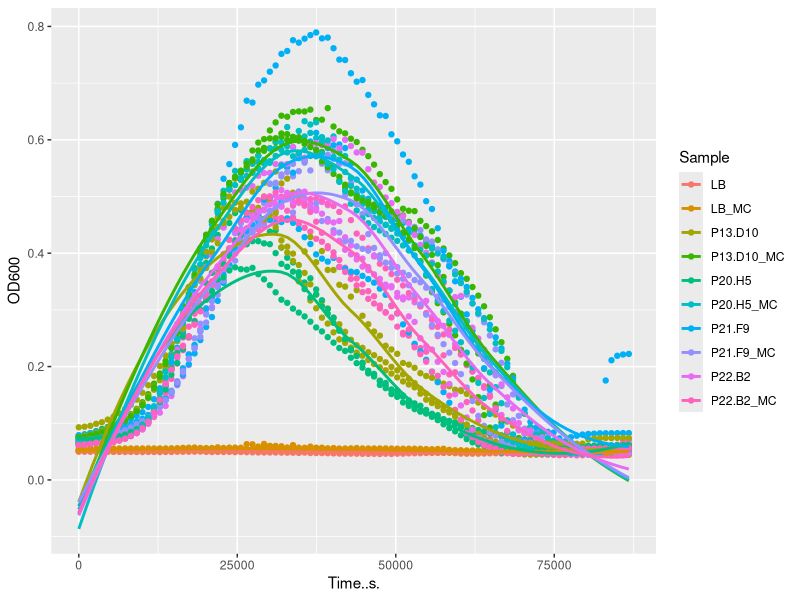
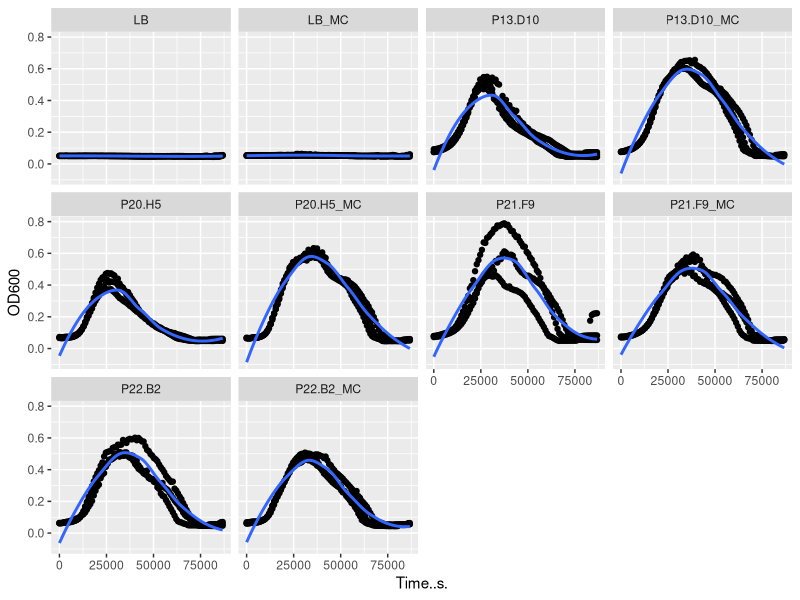
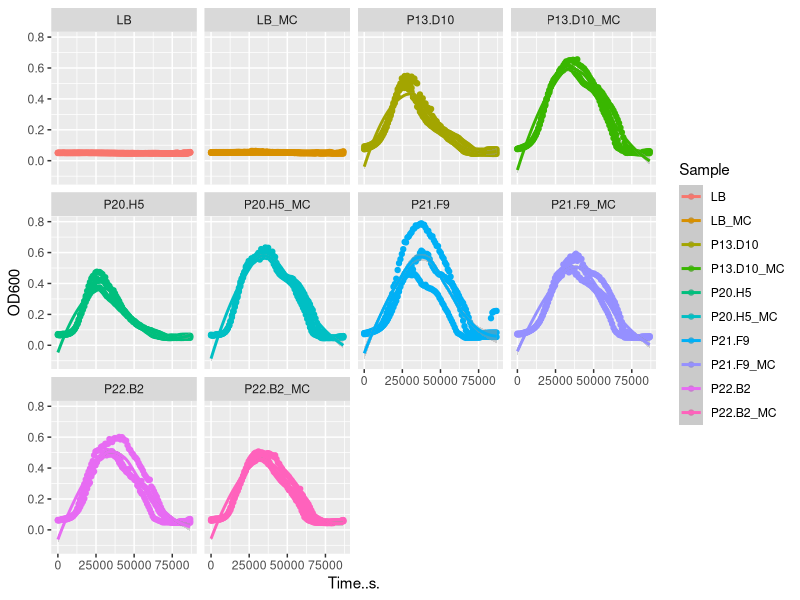

The R script that drew these images, in order:
library(ggplot2)
dat <- read.csv("./mitomycinC_trials2.csv", header = T, sep = ",")

ggplot(dat, aes(x=Time..s., y=OD600,color=Sample)) + geom_point() + geom_smooth(se=F)

ggplot(dat, aes(x=Time..s., y=OD600)) + geom_point() + geom_smooth(se=F) + facet_wrap(~Sample)


ggplot(dat, aes(x=Time..s., y=OD600, color=Sample)) + geom_point() + geom_smooth() + facet_wrap(~Sample)
